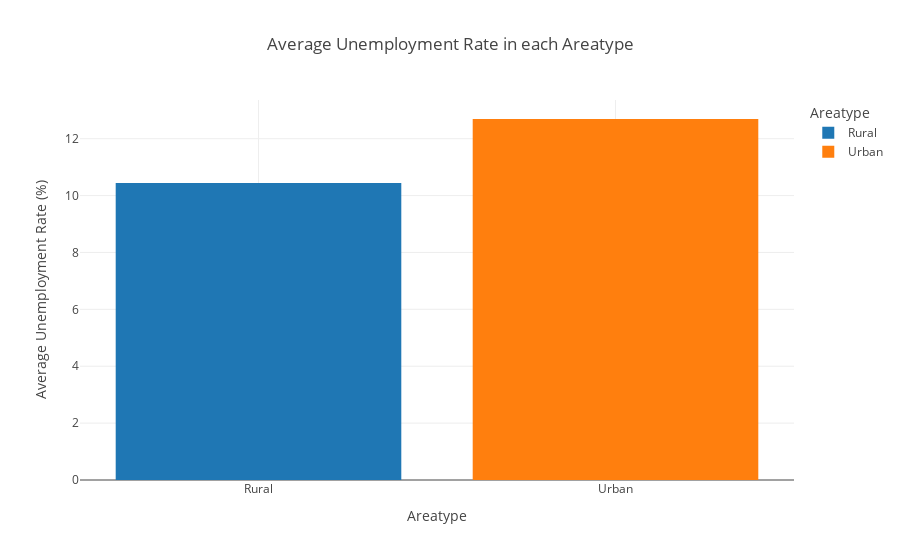

The cell this chart's notebook holds for it:
### Markdown cell above
- *This shows the dataset was taken almost equally from both urban and rural areas*

### Code cell
# Average Unemployment Rate in each Areatype

df_ar_unemp = df[[df.columns[3], df.columns[7]]].groupby(df.columns[7]).mean().reset_index()
df_ar_unemp = df_ar_unemp.sort_values(df.columns[3])
fig = px.bar(df_ar_unemp, x=df.columns[7], y=df.columns[3], color=df.columns[7],
             labels={df.columns[7]: 'Areatype', df.columns[3] : 'Average Unemployment Rate (%)'},
             title='Average Unemployment Rate in each Areatype', template='gridon')
fig.show()

### Figure 1 — Plotly figure (JSON) as saved in the notebook; plotly's stock layout.template omitted (floating-point values rounded to 4 significant figures)
{"data": [{"alignmentgroup": "True", "hovertemplate": "Areatype=%{x}<br>Average Unemployment Rate (%)=%{y}<extra></extra>", "legendgroup": "Rural", "marker": {"color": "#1F77B4", "pattern": {"shape": ""}}, "name": "Rural", "offsetgroup": "Rural", "orientation": "v", "showlegend": true, "textposition": "auto", "type": "bar", "x": ["Rural"], "xaxis": "x", "y": [10.44], "yaxis": "y"}, {"alignmentgroup": "True", "hovertemplate": "Areatype=%{x}<br>Average Unemployment Rate (%)=%{y}<extra></extra>", "legendgroup": "Urban", "marker": {"color": "#FF7F0E", "pattern": {"shape": ""}}, "name": "Urban", "offsetgroup": "Urban", "orientation": "v", "showlegend": true, "textposition": "auto", "type": "bar", "x": ["Urban"], "xaxis": "x", "y": [12.69], "yaxis": "y"}], "layout": {"barmode": "relative", "legend": {"title": {"text": "Areatype"}, "tracegroupgap": 0}, "title": {"text": "Average Unemployment Rate in each Areatype"}, "xaxis": {"anchor": "y", "categoryarray": ["Rural", "Urban"], "categoryorder": "array", "domain": [0, 1], "title": {"text": "Areatype"}}, "yaxis": {"anchor": "x", "domain": [0, 1], "title": {"text": "Average Unemployment Rate (%)"}}}}
